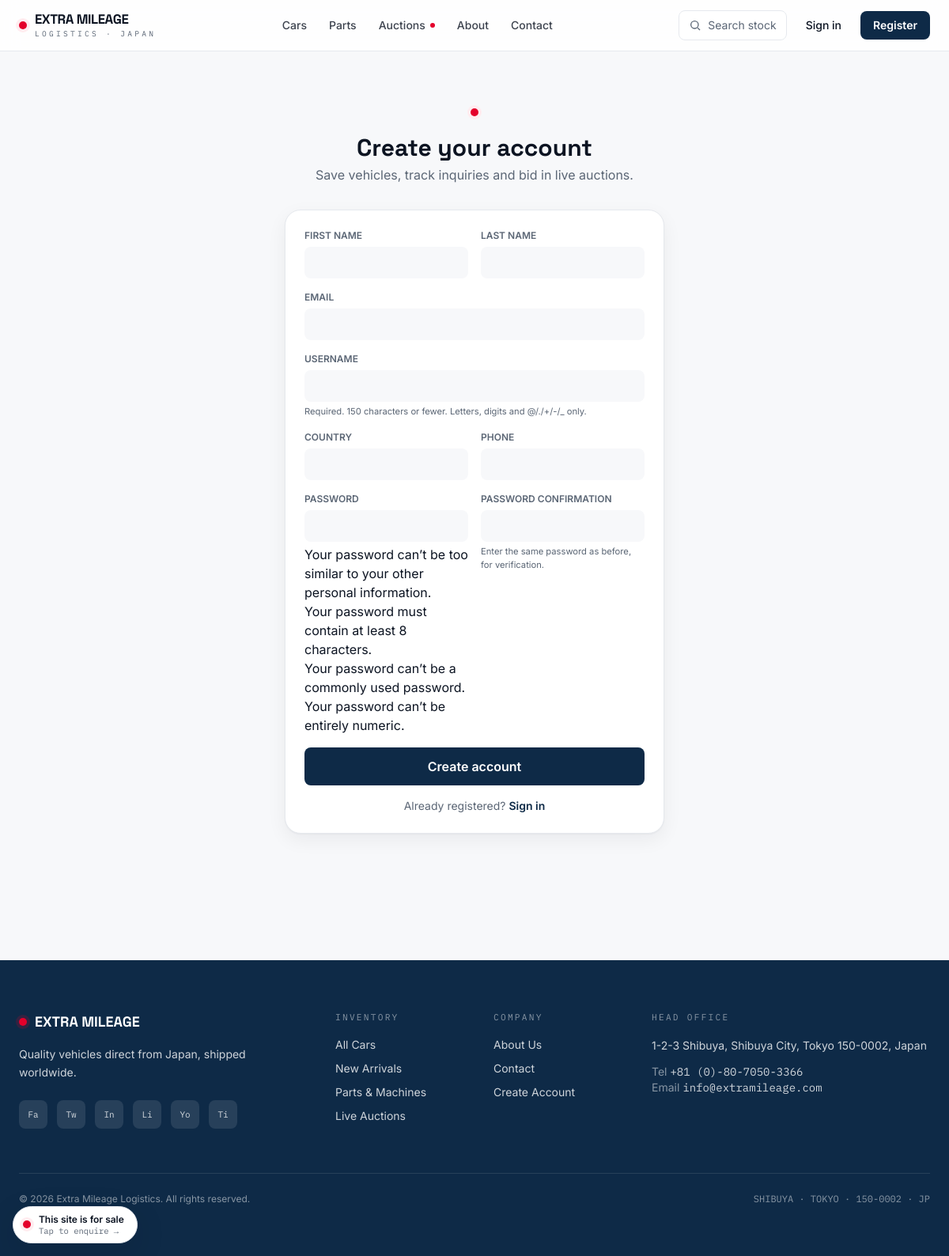
/account/register/, run on the app's committed database.
### core/models.py (models this page shows, shortened)
class SiteSettings(models.Model):
    site_name = models.CharField(max_length=120, default="Extra Mileage Logistics")
    tagline = models.CharField(max_length=200, default="Premium Japanese Used Cars Export")
    site_description = models.TextField(default="Quality vehicles direct from Japan, shipped worldwide.")
    contact_email = models.EmailField(default="info@extramileage.com")
    contact_phone = models.CharField(max_length=40, default="+81 (0)-80-7050-3366")
    whatsapp_number = models.CharField(max_length=40, blank=True, default="+81-80-7050-3366")
    company_address = models.CharField(max_length=200, default="1-2-3 Shibuya, Shibuya City, Tokyo 150-0002, Japan")
    facebook = models.URLField(blank=True, default="https://facebook.com/Extramileage")
    twitter = models.URLField(blank=True, default="https://twitter.com/Extramileage")
    instagram = models.URLField(blank=True, default="https://instagram.com/Extramileage")
    linkedin = models.URLField(blank=True, default="https://linkedin.com/company/Extramileage")
    youtube = models.URLField(blank=True, default="https://youtube.com/@Extramileage")
    tiktok = models.URLField(blank=True, default="https://tiktok.com/@Extramileage")
    class Meta:
        verbose_name = "Site Settings"
        verbose_name_plural = "Site Settings"
    @classmethod
    def load(cls):
        obj = cache.get("site_settings")
        if obj is None:
            obj, _ = cls.objects.get_or_create(pk=1)
            cache.set("site_settings", obj, 300)
        return obj
    @property
    def social_links(self):
        items = [
            ("facebook", self.facebook), ("twitter", self.twitter),
            ("instagram", self.instagram), ("linkedin", self.linkedin),
            ("youtube", self.youtube), ("tiktok", self.tiktok),
        ]
        return [(name, url) for name, url in items if url]

### accounts/views.py (the view)
# urls.py: path("register/", views.register, name="register"),
def register(request):
    if request.user.is_authenticated:
        return redirect("accounts:dashboard")
    form = RegisterForm(request.POST or None)
    if request.method == "POST" and form.is_valid():
        user = form.save()
        login(request, user)
        messages.success(request, f"Welcome aboard, {user.display_name}!")
        return redirect("accounts:dashboard")
    return render(request, "accounts/register.html", {"form": form})

### accounts/forms.py (shortened to what this page needs)
class RegisterForm(UserCreationForm):
    first_name = forms.CharField(max_length=60, required=True)
    last_name = forms.CharField(max_length=60, required=False)
    email = forms.EmailField(required=True)
    country = forms.CharField(max_length=80, required=False)
    phone = forms.CharField(max_length=40, required=False)
    class Meta:
        model = User
        fields = ("first_name", "last_name", "email", "username", "country", "phone", "password1", "password2")

### core/context_processors.py (called while the page is built)
def site_context(request):
    wishlist_count = 0
    if request.user.is_authenticated:
        wishlist_count = request.user.wishlist_items.count()
    return {
        "site": SiteSettings.load(),
        "nav_categories": Category.objects.all()[:12],
        "nav_brands": Brand.objects.order_by("name")[:24],
        "wishlist_count": wishlist_count,
    }

### templates/accounts/register.html (shortened to what this page needs)
{% extends "base.html" %}
{% block content %}
<div class="max-w-lg mx-auto px-4 py-16">
  <div class="text-center mb-8">
    <span class="sun-dot inline-block"></span>
    <h1 class="font-display font-700 text-3xl text-ink mt-4">Create your account</h1>
    <p class="text-muted mt-1">Save vehicles, track inquiries and bid in live auctions.</p>
  </div>
  <form method="post" class="bg-surface sheet rounded-xl2 p-6 shadow-card grid sm:grid-cols-2 gap-4">
    {% for field in form %}
    <div class="{% if field.name == 'username' or field.name == 'email' or field.name == 'message' %}sm:col-span-2{% endif %}">
      <label class="block text-xs font-600 text-muted uppercase mb-1.5">{{ field.label }}</label>
      {{ field }}
      {% if field.help_text %}<p class="text-[.7rem] text-muted mt-1">{{ field.help_text|safe }}</p>{% endif %}
    </div>
    {% endfor %}
    <button class="sm:col-span-2 bg-brand hover:bg-brand-600 text-white font-600 py-3 rounded-lg">Create account</button>
    <p class="sm:col-span-2 text-center text-sm text-muted">Already registered? <a href="{% url 'accounts:login' %}" class="text-brand font-600 hover:text-accent">Sign in</a></p>
  </form>
</div>
{% endblock %}

### templates/partials/footer.html
{% load humanize %}
<footer class="mt-24 bg-brand text-white/80">
  <div class="max-w-7xl mx-auto px-4 sm:px-6 py-16">
    <div class="grid gap-12 lg:grid-cols-12">
      <div class="lg:col-span-4">
        <div class="flex items-center gap-2.5">
          <span class="sun-dot" style="box-shadow:0 0 0 4px rgba(228,0,43,.18)"></span>
          <span class="font-display font-700 text-white text-lg">EXTRA MILEAGE</span>
        </div>
        <p class="mt-4 text-sm leading-relaxed max-w-xs">{{ site.site_description }}</p>
        <div class="mt-6 flex gap-3">
          {% for name, url in site.social_links %}
          <a href="{{ url }}" target="_blank" rel="noopener" class="w-9 h-9 rounded-lg bg-white/10 hover:bg-accent flex items-center justify-center transition-colors capitalize text-[11px] font-mono" title="{{ name }}">{{ name|slice:":2" }}</a>
          {% endfor %}
        </div>
      </div>
      <div class="lg:col-span-2">
        <h4 class="font-mono text-[.7rem] tracking-[.2em] uppercase text-white/50 mb-4">Inventory</h4>
        <ul class="space-y-2.5 text-sm">
          <li><a href="{% url 'catalog:car_list' %}" class="hover:text-white">All Cars</a></li>
          <li><a href="{% url 'catalog:car_list' %}?sort=newest" class="hover:text-white">New Arrivals</a></li>
          <li><a href="{% url 'shop:product_list' %}" class="hover:text-white">Parts & Machines</a></li>
          <li><a href="{% url 'auctions:list' %}" class="hover:text-white">Live Auctions</a></li>
        </ul>
      </div>
      <div class="lg:col-span-2">
        <h4 class="font-mono text-[.7rem] tracking-[.2em] uppercase text-white/50 mb-4">Company</h4>
        <ul class="space-y-2.5 text-sm">
          <li><a href="{% url 'core:about' %}" class="hover:text-white">About Us</a></li>
          <li><a href="{% url 'core:contact' %}" class="hover:text-white">Contact</a></li>
          <li><a href="{% url 'accounts:register' %}" class="hover:text-white">Create Account</a></li>
        </ul>
      </div>
      <div class="lg:col-span-4">
        <h4 class="font-mono text-[.7rem] tracking-[.2em] uppercase text-white/50 mb-4">Head Office</h4>
        <p class="text-sm leading-relaxed">{{ site.company_address }}</p>
        <p class="mt-3 text-sm"><span class="text-white/50">Tel</span> <a href="tel:{{ site.contact_phone }}" class="font-mono hover:text-white">{{ site.contact_phone }}</a></p>
        <p class="text-sm"><span class="text-white/50">Email</span> <a href="mailto:{{ site.contact_email }}" class="font-mono hover:text-white">{{ site.contact_email }}</a></p>
      </div>
    </div>
    <div class="mt-14 pt-6 border-t border-white/10 flex flex-col sm:flex-row justify-between gap-3 text-xs text-white/50">
      <p>© {% now "Y" %} {{ site.site_name }}. All rights reserved.</p>
      <p class="font-mono">SHIBUYA · TOKYO · 150-0002 · JP</p>
    </div>
  </div>
</footer>

### templates/base.html (style rules this page uses)
body { background: var(--paper, #F7F8FA); color: #0C1422; font-family: Inter, sans-serif; -webkit-font-smoothing: antialiased; }
.font-display { font-family: "Space Grotesk", sans-serif; }
.font-mono { font-family: "IBM Plex Mono", monospace; }
.sun-dot { width:.62rem; height:.62rem; border-radius:9999px; background:#E4002B; box-shadow:0 0 0 4px #FFEDF0; display:inline-block; }
.sheet { border:1px solid #E6E9EE; }

### data on the page
SiteSettings: site_description "Quality vehicles direct from Japan, shipped worldwide.", company_address "1-2-3 Shibuya, Shibuya City, Tokyo 150-0002, Japan", contact_phone "+81 (0)-80-7050-3366", contact_email "info@extramileage.com", site_name "Extra Mileage Logistics"

### other printed values
{{ field.label }} "FIRST NAME" "LAST NAME" "EMAIL" "USERNAME" "COUNTRY" "PHONE" "PASSWORD" "PASSWORD CONFIRMATION"
{{ field.help_text|safe }} "Required. 150 characters or fewer. Letters, digits and @/./+/-/_ only." "Enter the same password as before, for verification."
{{ name|slice:":2" }} "Fa" "Tw" "In" "Li" "Yo" "Ti"
